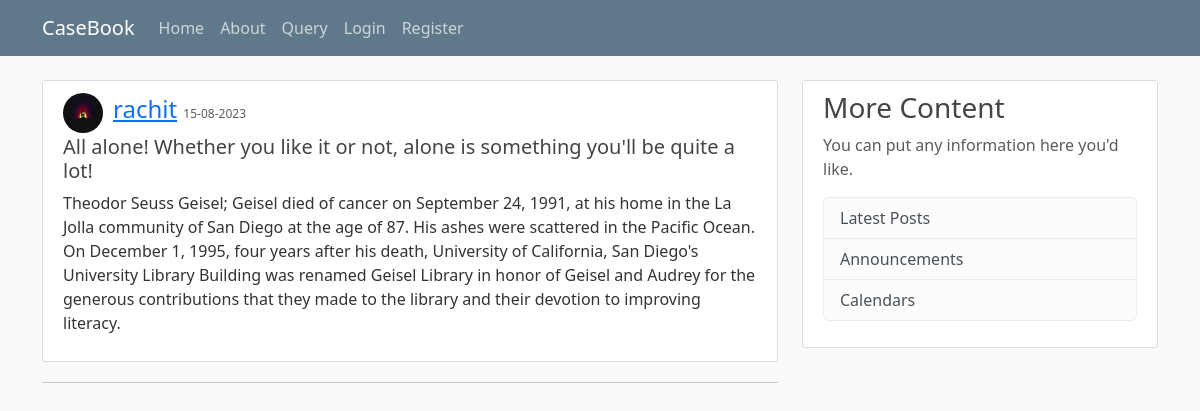
The page /post/5 on the database its author committed.
### blogsite/models.py (models this page shows, shortened)
class User(db.Model, UserMixin):
    id = db.Column(db.Integer, primary_key=True)
    username = db.Column(db.String(20), unique=True, nullable=False)
    email = db.Column(db.String(100), unique=True, nullable=False)
    img_file = db.Column(db.String(20), nullable=False, default='default.jpeg')
    password = db.Column(db.String(60), nullable=False)
    posts = db.relationship('Post', backref='author', lazy=True)

class Post(db.Model):
    id = db.Column(db.Integer, primary_key=True)
    title = db.Column(db.String(50), nullable=False)
    date_posted = db.Column(db.DateTime, nullable=False, default=datetime.utcnow)
    content = db.Column(db.Text, nullable=False)
    user_id = db.Column(db.Integer, db.ForeignKey('user.id'), nullable=False)

### blogsite/routes.py (the view)
@app.route('/post/<int:post_id>')
def post(post_id):
    post = Post.query.get_or_404(post_id)
    return render_template('post.html',page_title=post.title,post=post)

### blogsite/templates/post.html (shortened to what this page needs)
{% extends "layout.html" %}
{% block page_content %}
<article class="media content-section">
  <div class="d-flex align-items-center">
    <img class="img-fluid rounded-circle article-img mr-3"
      src="{{ url_for('static',filename='profile_pic/'+post.author.img_file) }}" alt="Profile Photo of author">
    <div style="margin-left: 10px;">
      <div class="article-metadata">
        <a class="mr-2" href="#">{{ post.author.username }}</a>
        <small class="text-muted" style="font-size: 0.75rem;">{{ post.date_posted.strftime('%d-%m-%Y') }}</small>
      </div>
    </div>
  </div>
  <div class="media-body">
    <h2 class="article-title">{{ post.title }}</h2>
    <p class="article-content">{{ post.content }}</p>
  </div>
</article>
<hr>
{% endblock page_content %}

### blogsite/static/temp_style.css (style rules this page uses)
body { background: #fafafa; color: #333333; margin-top: 5rem; }
h1, h2, h3, h4, h5, h6 { color: #444444; }
.content-section { background: #ffffff; padding: 10px 20px; border: 1px solid #dddddd; border-radius: 3px; margin-bottom: 20px; }
.article-title { font-size: 1.25rem; }
.article-content { margin-top: 0.5rem; }
.article-img { height: 40px; width: 40px; }
.article-metadata { font-size: 1.5rem; margin-bottom: 0.5rem; }

### rows shown on the page
User: img_file (picture), author.username "rachit"
Post: date_posted "15-08-2023", title "All alone! Whether you like it or not, alone is something you'll be quite a lot!", content "Theodor Seuss Geisel; Geisel died of cancer on September 24, 1991, at his home in the La Jolla community of San Diego at the age of 87. His ashes were scattered in the Pacific Ocean. On December 1, 1995, four years after his death, University of California, San Diego's University Library Building was renamed Geisel Library in honor of Geisel and Audrey for the generous contributions that they made to the library and their devotion to improving literacy."
